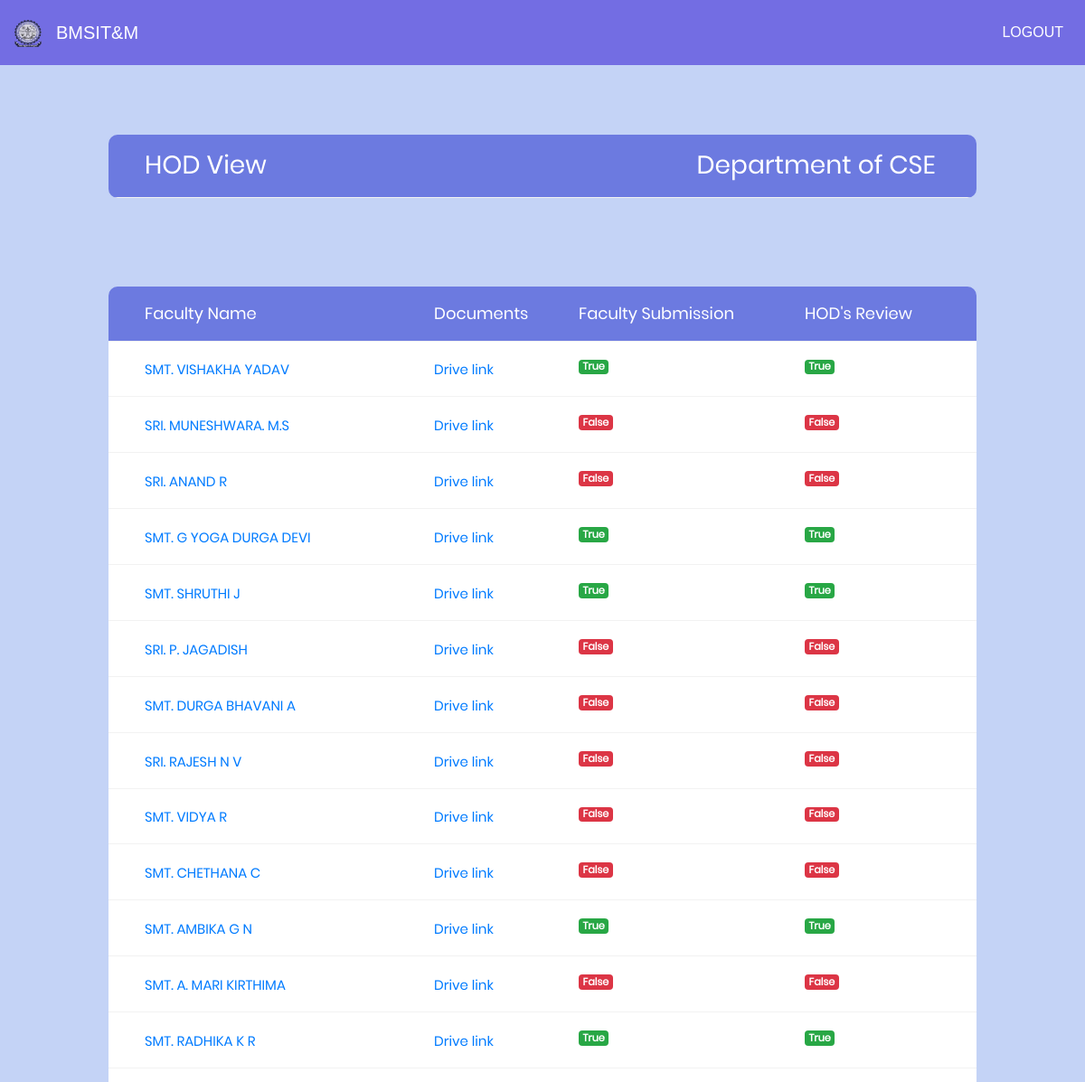
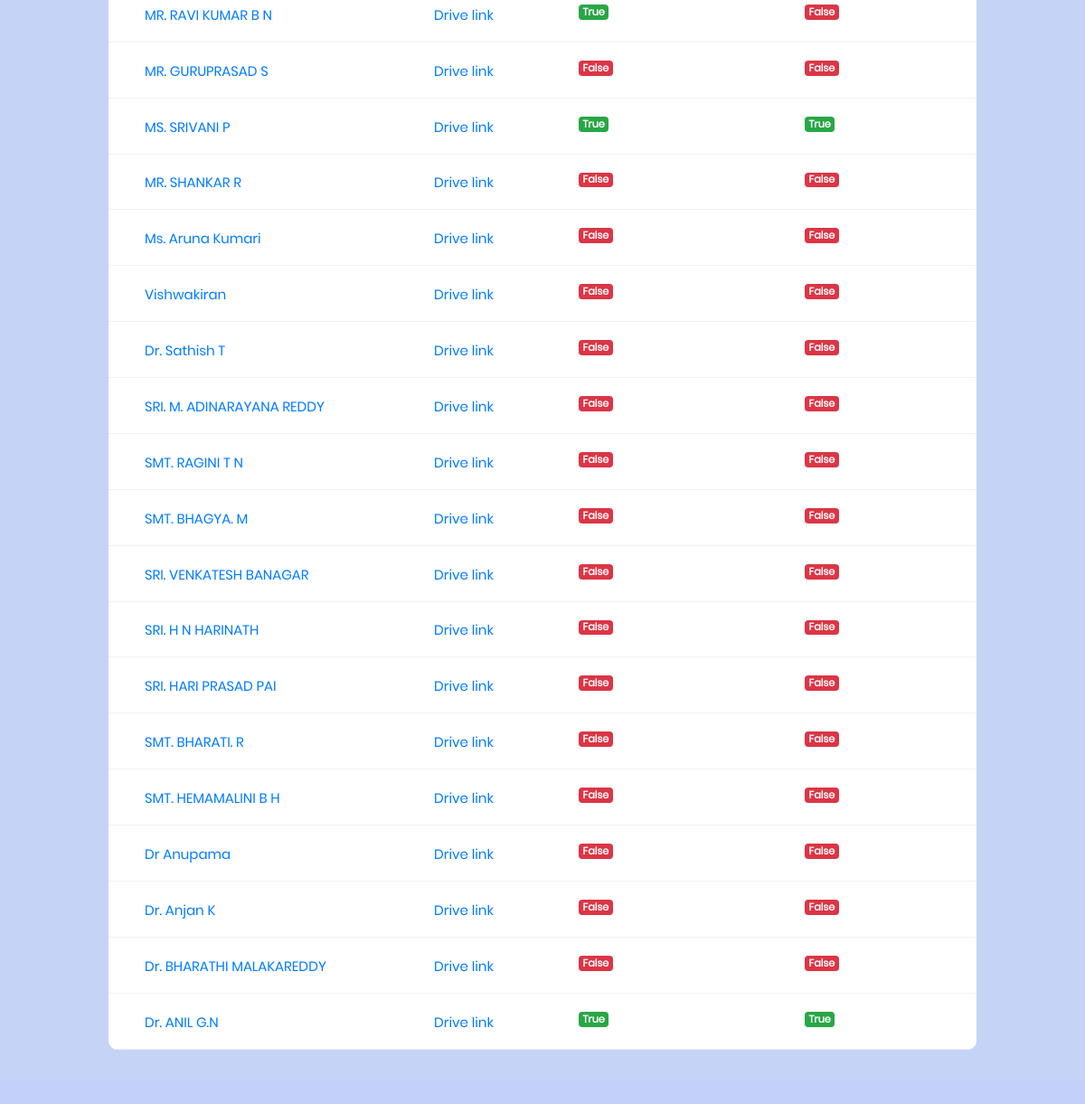
Page /hod_display/ (signed in) on the committed database (2 pictures, top to bottom).
### facform1/models.py (models this page shows, shortened)
class Department(models.Model):
	name = models.CharField(max_length=20, blank=True, null=True)
	def __str__(self):
		return self.name

class User(AbstractUser):
	phone = models.BigIntegerField(null=True)
	department = models.ForeignKey('Department', on_delete=models.CASCADE,null=True)
	designation = models.ForeignKey('Designation', on_delete=models.CASCADE,null=True)
	teach_status = models.BooleanField(default=False)
	hod_status = models.BooleanField(default=False)
	principal_status = models.BooleanField(default=False)
	doc_link = models.CharField(max_length=2000, blank=True, null=True)
	info = models.CharField(max_length=20, blank=True, null=True)
	def is_hod(self):
		faculty = Designation.objects.get(name="hod")
		faculty1 = str(faculty)
		faculty2 = str(self.designation.name)
		if faculty1 == faculty2:
			return True
		return False

### facform1/views.py (the view)
# urls.py: url(r'^hod_display/', views.hod_display,name="hod_display"),
@login_required
def hod_display(request):
	user = request.user
	hod_dept = user.department
	if request.user.is_hod() and request.user.department == hod_dept:
		user = request.user
		pk = request.user.pk
		hod_desg = user.designation
		c1 = User.objects.filter(department=hod_dept).filter(designation__pk=11)
		c2 = User.objects.filter(department=hod_dept).filter(designation__pk=9)
		c3 = User.objects.filter(department=hod_dept).filter(designation__pk=10)
		c4 = list(chain(c2,c3))
		context = {'name':c1,'name1':c4 ,'hod_dept':hod_dept}
		return render(request,'hod_display.html',context=context)
	else:
		return HttpResponseRedirect('/invalid')

### facform1/models.py (called while the page is built)
	def __str__(self):
		return self.name

### templates/hod_display.html (shortened to what this page needs)
<!DOCTYPE html>
{% load staticfiles %}
<html lang="en">
<head>
	<link rel="stylesheet" type="text/css" href="{% static "vendor/bootstrap/css/bootstrap.min.css" %}">
	<link rel="stylesheet" type="text/css" href="{% static "fonts/font-awesome-4.7.0/css/font-awesome.min.css" %}">
	<link rel="stylesheet" type="text/css" href="{% static "vendor/animate/animate.css" %}">
	<link rel="stylesheet" type="text/css" href="{% static "vendor/select2/select2.min.css" %}">
	<link rel="stylesheet" type="text/css" href="{% static "vendor/perfect-scrollbar/perfect-scrollbar.css" %}">
	<link rel="stylesheet" type="text/css" href="{% static "css/util.css" %}">
	<link rel="stylesheet" type="text/css" href="{% static "css/main1.css" %}">
</head>
<body style="background:#c3d1f8">
	{% include 'partials/nav_primary.html' %}
	<div style="margin-top:-18%;" class="limiter">
		<div class="container-table100">
			<div class="wrap-table100">
					<div class="table">
						<div class="row header">
							<div class="cell">
								<h3>HOD View</h3>
							</div>
							<div class="cell">
								<h3>Department of {{hod_dept}}</h3>
							</div>
						</div>
					</div>
						</div>
							</div>
						</div>
	<div style="margin-top:-25%;" class="limiter">
		<div class="container-table100">
			<div class="wrap-table100">
					<div class="table">
						<div class="row header">
							<div class="cell">
								Faculty Name
							</div>
							<div class="cell">
								Documents
							</div>
							<div class="cell">
								Faculty Submission
							</div>
							<div class="cell">
								HOD's Review
							</div>
						</div>
            {% for info in name %}
						<div class="row">
							<div class="cell" data-title="Faculty Name">
								{% if info.teach_status and info.hod_status %}
								<a href="" class="h2p">{{info.first_name}}</a>
								{% elif info.teach_status %}
								<a href="/hod_teacher_display/{{info.pk}}">{{info.first_name}}</a>
								{% else %}
								<a href="#" class="h3p">{{info.first_name}}</a>
								{% endif %}
							</div>
							<div class="cell" data-title="Documents">
								<a href="{{info.doc_link}}">Drive link</a>
							</div>
							<div class="cell" data-title="f-sub">
                {% if info.teach_status %}
								  <span class="badge badge-success pull-left">{{info.teach_status}}</span>
                {% else %}
                  <span class="badge badge-danger pull-left">{{info.teach_status}}</span>
                {% endif %}
							</div>
							<div class="cell" data-title="hod-review">
                {% if info.hod_status %}
								  <span class="badge badge-success pull-left">{{info.hod_status}}</span>
                {% else %}
                  <span class="badge badge-danger pull-left">{{info.hod_status}}</span>
                {% endif %}
							</div>
						</div>
            {% endfor %}
            {% for info in name1 %}
						<div class="row">
							<div class="cell" data-title="Faculty Name">
								{% if info.teach_status and info.hod_status %}
								<a href="" class="h2p">{{info.first_name}}</a>
								{% elif info.teach_status %}
								<a href="/hod_teacher1_display/{{info.pk}}">{{info.first_name}}</a>
								{% else %}
								<a href="#" class="h3p">{{info.first_name}}</a>
								{% endif %}
							</div>
							<div class="cell" data-title="Documents">
								<a href="{{info.doc_link}}">Drive link</a>
							</div>
							<div class="cell" data-title="f-sub">
                {% if info.teach_status %}
                  <span class="badge badge-success pull-left">{{info.teach_status}}</span>
                {% else %}
                  <span class="badge badge-danger pull-left">{{info.teach_status}}</span>
                {% endif %}
							</div>
							<div class="cell" data-title="hod-review">
                {% if info.hod_status %}
								  <span class="badge badge-success pull-left">{{info.hod_status}}</span>
                {% else %}
                  <span class="badge badge-danger pull-left">{{info.hod_status}}</span>
                {% endif %}
							</div>
						</div>
            {% endfor %}
					</div>
			</div>
		</div>
	</div>
</body>
</html>

### static/css/main1.css (style rules this page uses)
* { margin: 0px; padding: 0px; box-sizing: border-box; }
body, html { height: 100%; font-family: sans-serif; }
a { margin: 0px; transition: all 0.4s; -webkit-transition: all 0.4s; -o-transition: all 0.4s; -moz-transition: all 0.4s; }
h1,h2,h3,h4,h5,h6 { margin: 0px; }
.limiter { width: 100%; margin: 0 auto; }
.container-table100 { width: 100%; min-height: 100vh; background: #c4d3f6; display: -webkit-box; display: -webkit-flex; display: -moz-box; display: -ms-flexbox; display: flex; align-items: center; justify-content: center; flex-wrap: wrap; padding: 33px 30px; }
.wrap-table100 { width: 960px; border-radius: 10px; overflow: hidden; }
.table { width: 100%; display: table; margin: 0; }
.row { display: table-row; background: #fff; }
.row.header { color: #ffffff; background: #6c7ae0; }
.cell { display: table-cell; }
.row .cell { font-family: Poppins-Regular; font-size: 15px; color: #666666; line-height: 1.2; font-weight: unset !important; padding-top: 20px; padding-bottom: 20px; border-bottom: 1px solid #f2f2f2; }
.row.header .cell { font-family: Poppins-Regular; font-size: 18px; color: #fff; line-height: 1.2; font-weight: unset !important; padding-top: 19px; padding-bottom: 19px; }
.row .cell:nth-child(1) { width: 360px; padding-left: 40px; }
.row .cell:nth-child(2) { width: 160px; }
.row .cell:nth-child(3) { width: 250px; }
.row .cell:nth-child(4) { width: 190px; }
.table, .row { width: 100% !important; }

### rows in the picture
Department: name "CSE"
User: first_name "SMT. VISHAKHA YADAV", teach_status "True", hod_status "True"
User: first_name "SRI. MUNESHWARA. M.S", teach_status "False", hod_status "False"
User: first_name "SRI. ANAND R", teach_status "False", hod_status "False"
User: first_name "SMT. G YOGA DURGA DEVI", teach_status "True", hod_status "True"
User: first_name "SMT. SHRUTHI J", teach_status "True", hod_status "True"
User: first_name "SRI. P. JAGADISH", teach_status "False", hod_status "False"
User: first_name "SMT. DURGA BHAVANI A", teach_status "False", hod_status "False"
User: first_name "SRI. RAJESH N V", teach_status "False", hod_status "False"
User: first_name "SMT. VIDYA R", teach_status "False", hod_status "False"
User: first_name "SMT. CHETHANA C", teach_status "False", hod_status "False"
User: first_name "SMT. AMBIKA G N", teach_status "True", hod_status "True"
User: first_name "SMT. A. MARI KIRTHIMA", teach_status "False", hod_status "False"
User: first_name "SMT. RADHIKA K R", teach_status "True", hod_status "True"
User: first_name "MR. RAVI KUMAR B N", teach_status "True", hod_status "False"
User: first_name "MR. GURUPRASAD S", teach_status "False", hod_status "False"
User: first_name "MS. SRIVANI P", teach_status "True", hod_status "True"
User: first_name "MR. SHANKAR R", teach_status "False", hod_status "False"
User: first_name "Ms. Aruna Kumari", teach_status "False", hod_status "False"
User: first_name "Vishwakiran", teach_status "False", hod_status "False"
User: first_name "Dr. Sathish T", teach_status "False", hod_status "False"
User: first_name "SRI. M. ADINARAYANA REDDY", teach_status "False", hod_status "False"
User: first_name "SMT. RAGINI T N", teach_status "False", hod_status "False"
User: first_name "SMT. BHAGYA. M", teach_status "False", hod_status "False"
User: first_name "SRI. VENKATESH BANAGAR", teach_status "False", hod_status "False"
User: first_name "SRI. H N HARINATH", teach_status "False", hod_status "False"
User: first_name "SRI. HARI PRASAD PAI", teach_status "False", hod_status "False"
User: first_name "SMT. BHARATI. R", teach_status "False", hod_status "False"
User: first_name "SMT. HEMAMALINI B H", teach_status "False", hod_status "False"
User: first_name "Dr Anupama", teach_status "False", hod_status "False"
User: first_name "Dr. Anjan K", teach_status "False", hod_status "False"
User: first_name "Dr. BHARATHI MALAKAREDDY", teach_status "False", hod_status "False"
User: first_name "Dr. ANIL G.N", teach_status "True", hod_status "True"
